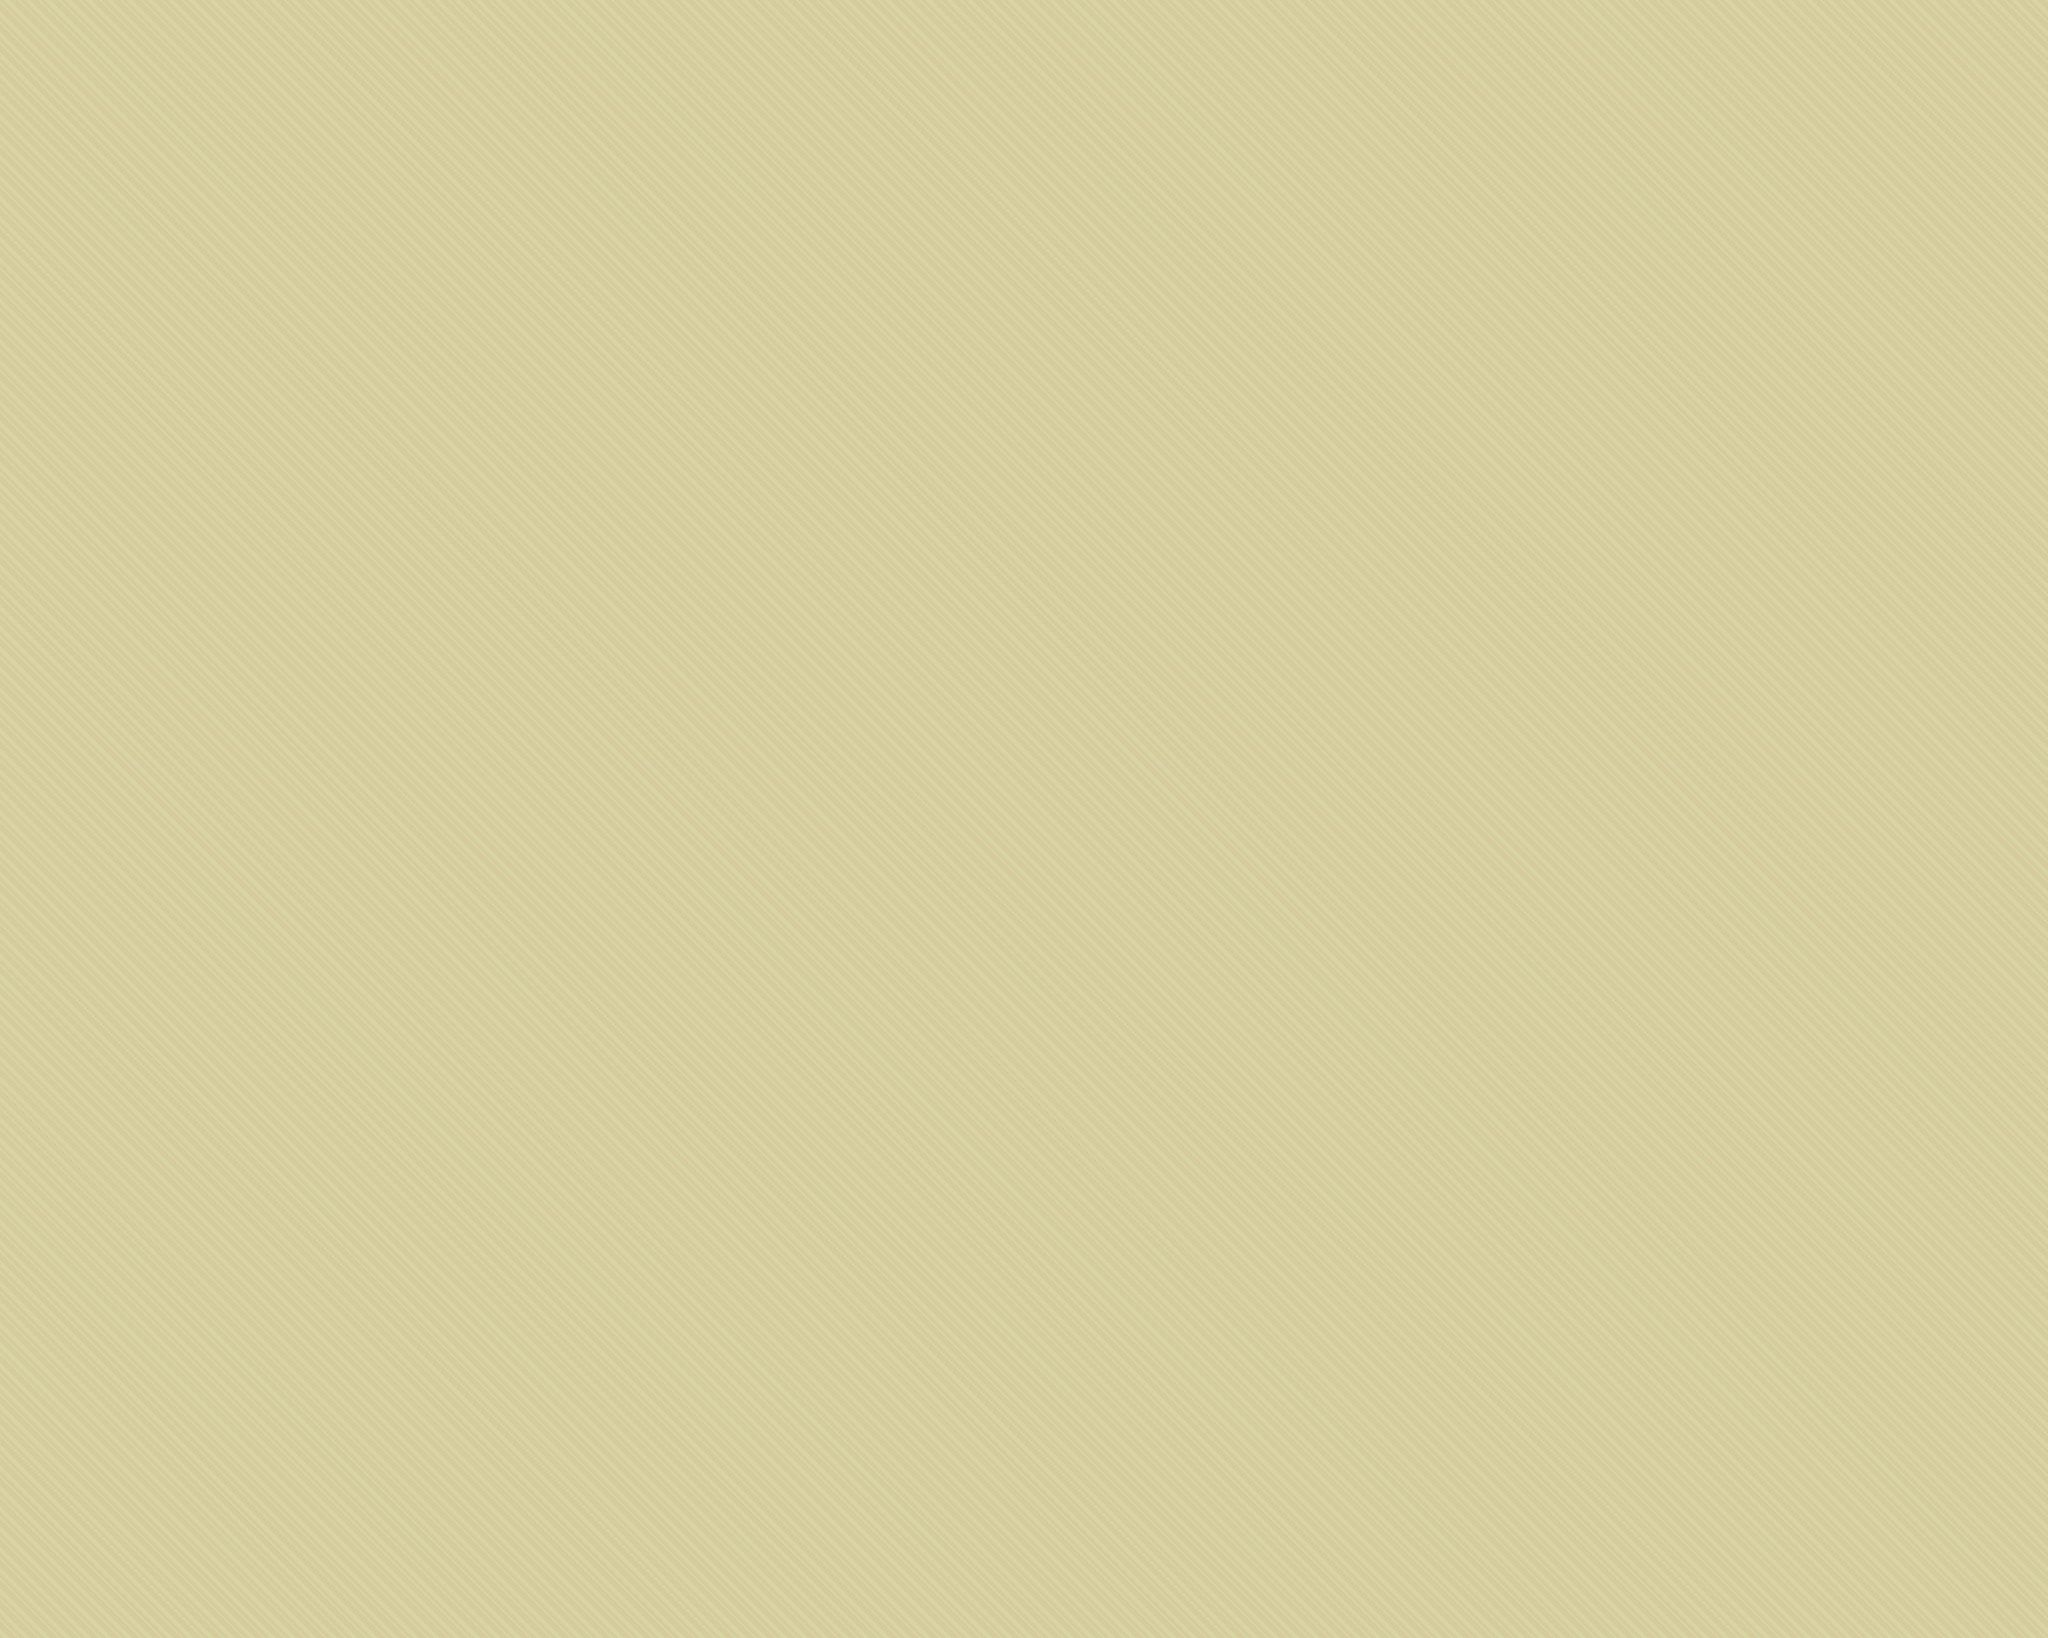

Tiled map render using the project's own tile images. Description and the map definition, with tile-layer contents summarised, below:
An orthogonal 400x320 tile map with 16x16 px tiles, 1 tile layer (Fondo), 1 hidden layer not drawn, 5 tilesets and 76 objects.

<map version="1.0" tiledversion="1.1.5" orientation="orthogonal" renderorder="right-down" width="400" height="320" tilewidth="16" tileheight="16" infinite="0" nextobjectid="93">
 <tileset firstgid="1" name="Tiles_Sand_Mud_Ice_16" tilewidth="16" tileheight="16" tilecount="55" columns="11">
  <image source="Png/Tiles_Sand_Mud_Ice_16.png" width="176" height="80" />
  <terraintypes>
   <terrain name="Void" tile="-1" />
   <terrain name="Sand" tile="-1" />
   <terrain name="Mud" tile="-1" />
   <terrain name="Ice" tile="-1" />
  </terraintypes>
  <tile id="0" terrain="0,0,0,1" />
  <tile id="1" terrain="0,0,1,1" />
  <tile id="2" terrain="0,0,1,0" />
  <tile id="4" terrain="0,0,0,2" />
  <tile id="5" terrain="0,0,2,2" />
  <tile id="6" terrain="0,0,2,0" />
  <tile id="8" terrain="0,0,0,3" />
  <tile id="9" terrain="0,0,3,3" />
  <tile id="10" terrain="0,0,3,0" />
  <tile id="11" terrain="0,1,0,1" />
  <tile id="12" terrain="1,1,1,1" />
  <tile id="13" terrain="1,0,1,0" />
  <tile id="15" terrain="0,2,0,2" />
  <tile id="16" terrain="2,2,2,2" />
  <tile id="17" terrain="2,0,2,0" />
  <tile id="19" terrain="0,3,0,3" />
  <tile id="20" terrain="3,3,3,3" />
  <tile id="21" terrain="3,0,3,0" />
  <tile id="22" terrain="0,1,0,0" />
  <tile id="23" terrain="1,1,0,0" />
  <tile id="24" terrain="1,0,0,0" />
  <tile id="26" terrain="0,2,0,0" />
  <tile id="27" terrain="2,2,0,0" />
  <tile id="28" terrain="2,0,0,0" />
  <tile id="30" terrain="0,3,0,0" />
  <tile id="31" terrain="3,3,0,0" />
  <tile id="32" terrain="3,0,0,0" />
  <tile id="50" terrain="0,0,0,0" />
 </tileset>
 <tileset firstgid="56" name="Terrain_16" tilewidth="16" tileheight="16" tilecount="242" columns="22">
  <image source="Png/Terrain_16.png" width="352" height="176" />
 </tileset>
 <tileset firstgid="298" name="Background_Brown" tilewidth="16" tileheight="16" tilecount="16" columns="4">
  <image source="Png/Background_Brown.png" width="64" height="64" />
 </tileset>
 <tileset firstgid="314" name="Background_Green" tilewidth="16" tileheight="16" tilecount="16" columns="4">
  <image source="Png/Background_Green.png" width="64" height="64" />
 </tileset>
 <tileset firstgid="330" name="Background_Yellow" tilewidth="16" tileheight="16" tilecount="16" columns="4">
  <image source="Png/Background_Yellow.png" width="64" height="64" />
 </tileset>
 <layer name="Fondo" width="400" height="320">
  <data>[128000 cells, 128000 non-empty, 16 distinct tile ids]</data>
 </layer>
 <layer name="Plataforma" width="400" height="320" visible="0">
  <data>[128000 cells, 7698 non-empty, 79 distinct tile ids]</data>
 </layer>
 <objectgroup name="Col_Suelo" visible="0">
  <object id="5" x="1695" y="2528" width="96" height="319.5" />
  <object id="9" x="2048" y="2528" width="143.5" height="191" />
  <object id="10" x="1790" y="2528" width="259" height="158.5" />
  <object id="11" x="1712.5" y="2896.5" width="127" height="190.5" />
  <object id="12" x="1840.5" y="2736" width="158.5" height="431" />
  <object id="13" x="2048.5" y="2784" width="254.5" height="543.5" />
  <object id="14" x="2256" y="2528" width="95.5" height="191" />
  <object id="15" x="2351" y="2320" width="480.5" height="399" />
  <object id="16" x="2352.5" y="2144.5" width="46.5" height="206" />
  <object id="17" x="2432.5" y="2144" width="110.5" height="212" />
  <object id="18" x="2379.5" y="2273" width="260" height="53" />
  <object id="19" x="2384.5" y="2176.5" width="223" height="128" />
  <object id="20" x="2864.5" y="2288.5" width="206.5" height="430.5" />
  <object id="22" x="3120.5" y="1920.5" width="31" height="591" />
  <object id="23" x="3200.5" y="2384.5" width="235.5" height="63" />
  <object id="24" x="3296" y="2392.5" width="302.5" height="87" />
  <object id="25" x="3184" y="1952" width="63.5" height="127" />
  <object id="26" x="3247" y="1984.5" width="48" height="212.5" />
  <object id="27" x="3281" y="2017" width="46.5" height="175" />
  <object id="28" x="3308" y="2049" width="51" height="143" />
  <object id="29" x="3200.5" y="2192" width="155" height="127.5" />
  <object id="30" x="3328" y="2080" width="270.5" height="307" />
  <object id="31" x="3431" y="2376.5" width="167.5" height="19.5" />
  <object id="32" x="3568" y="2348.5" />
  <object id="33" x="3824" y="2048.5" width="319.5" height="297" />
  <object id="34" x="3664.5" y="2080.5" width="158.5" height="558.5" />
  <object id="35" x="3600" y="2592.5" width="222.5" height="46.5" />
  <object id="36" x="3818" y="2337.5" width="37.5" height="270" />
  <object id="37" x="3852.5" y="2336.5" width="34.5" height="238.5" />
  <object id="38" x="3879.5" y="2336" width="40" height="207" />
  <object id="39" x="3912" y="2334.5" width="39.5" height="176" />
  <object id="40" x="3944.5" y="2340.5" width="39" height="138" />
  <object id="41" x="3978.5" y="2339" width="37" height="108" />
  <object id="42" x="4012" y="2335" width="35.5" height="80" />
  <object id="43" x="4047" y="2332" width="32" height="51" />
  <object id="44" x="4066" y="2192.5" width="109" height="159" />
  <object id="45" x="4608" y="1872.5" width="15.5" height="166" />
  <object id="46" x="4528" y="1904" width="84.5" height="127.5" />
  <object id="47" x="4512" y="1936" width="45.5" height="97.5" />
  <object id="48" x="4464" y="1968" width="82.5" height="77.5" />
  <object id="49" x="4416.5" y="2000.5" width="82" height="46" />
  <object id="50" x="4192.5" y="2017" width="446" height="126.5" />
  <object id="51" x="4208.5" y="2018" width="430" height="349.5" />
  <object id="52" x="4576" y="1296" width="623.5" height="15.5" />
  <object id="53" x="5280" y="1296" width="16" height="2975.5" />
  <object id="55" x="1392" y="4256.33" width="3904" height="15.6667" />
  <object id="56" x="736" y="2496" width="126.667" height="175.333" />
  <object id="57" x="784" y="2556.67" width="188" height="194" />
  <object id="58" x="912.667" y="2831.33" width="142.667" height="32" />
  <object id="59" x="912.667" y="2673.33" width="78" height="158" />
  <object id="60" x="1104" y="2636.67" width="181.333" height="194.667" />
  <object id="61" x="1424" y="2897.33" width="239.333" height="158" />
  <object id="62" x="1312" y="2892.67" width="179.333" height="98.6667" />
  <object id="63" x="1152.67" y="2530" width="478.667" height="428.667" />
  <object id="64" x="857.333" y="2526.67" width="773.333" height="224" />
 </objectgroup>
 <objectgroup name="Col_Plataforma" visible="0">
  <object id="73" x="735.333" y="2704" width="32" height="4" />
  <object id="74" x="736.667" y="2736.67" width="31.3333" height="4.66667" />
  <object id="75" x="736" y="2768.67" width="31.3333" height="4" />
  <object id="76" x="847.333" y="2784" width="47.3333" height="4.66667" />
  <object id="77" x="848" y="2816" width="47.3333" height="4.66667" />
  <object id="78" x="848" y="2848.5" width="47" height="4.5" />
  <object id="79" x="848.5" y="2880.5" width="47" height="4" />
  <object id="80" x="1088.5" y="2865" width="47" height="3.5" />
  <object id="81" x="1088.5" y="2897" width="46.5" height="3" />
  <object id="82" x="1088" y="2928.5" width="47.5" height="4" />
  <object id="83" x="1088.5" y="2960" width="47.5" height="4.5" />
  <object id="84" x="1088" y="2992.5" width="47.5" height="3.5" />
  <object id="85" x="1360.5" y="3025" width="47" height="3.5" />
 </objectgroup>
 <objectgroup name="Col_Salida" visible="0">
  <object id="72" x="4552.67" y="1849.33" width="46" height="52" />
 </objectgroup>
 <objectgroup name="Col_Muerte" visible="0">
  <object id="66" x="1868" y="3680" width="3156" height="84" />
  <object id="67" x="452" y="3684" width="1144" height="72" />
  <object id="68" x="444" y="1464" width="3856" height="68" />
  <object id="70" x="5" y="635" width="6390" height="230" />
  <object id="71" x="10" y="4685" width="6385" height="190" />
 </objectgroup>
 <objectgroup name="Col_Gravedad" visible="0">
  <!-- 2 objects omitted --></objectgroup>
</map>
<!-- 2 of 76 objects omitted -->
